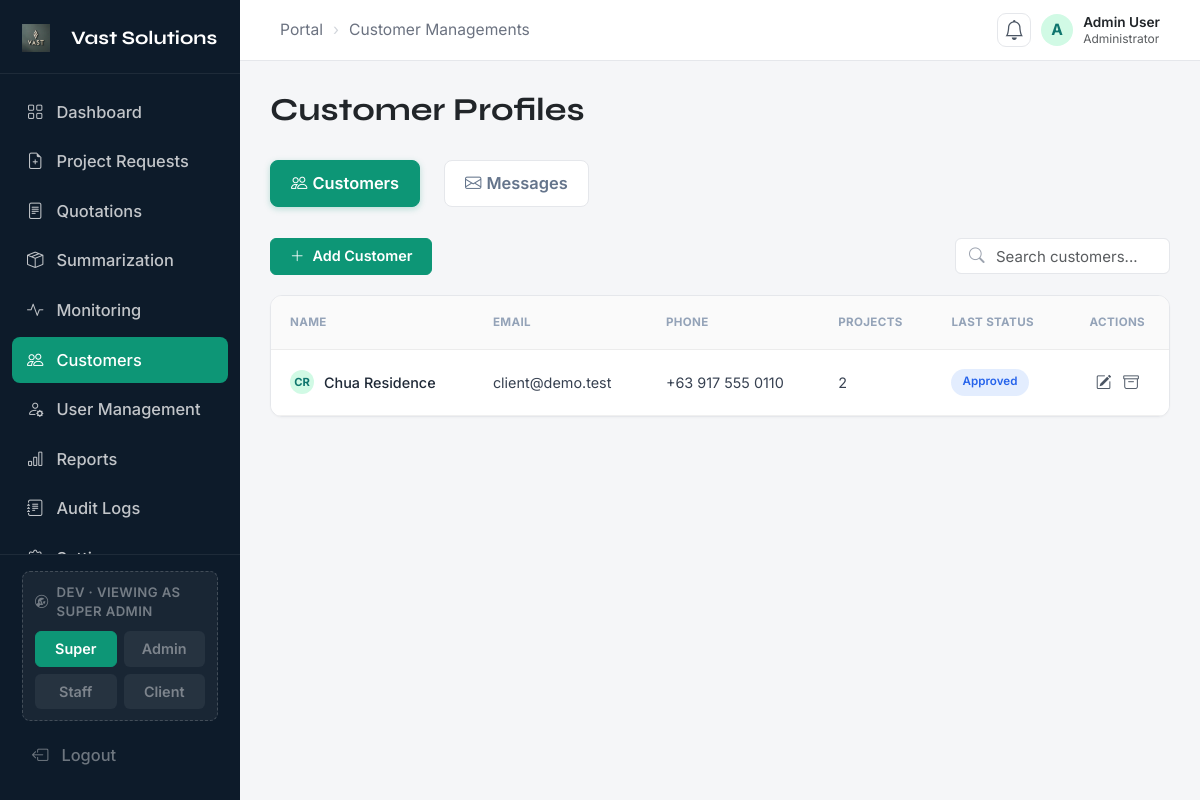
Page /admin/customers.php on the committed database.
### tables this page shows
CREATE TABLE `company_settings` (
  `id`               TINYINT UNSIGNED NOT NULL DEFAULT 1,
  `company_name`     VARCHAR(150) DEFAULT 'Vast Solutions',
  `tagline`          VARCHAR(255) DEFAULT NULL,
  `email`            VARCHAR(150) DEFAULT NULL,
  `contact_number`   VARCHAR(40)  DEFAULT NULL,
  `address`          VARCHAR(255) DEFAULT NULL,
  `logo_path`        VARCHAR(255) DEFAULT NULL,
  `web_email`        VARCHAR(150) DEFAULT NULL,
  `web_phone`        VARCHAR(40)  DEFAULT NULL,
  `web_location`     VARCHAR(255) DEFAULT NULL,
  `default_markup_pct`      DECIMAL(5,2) NOT NULL DEFAULT 15.00,
  `default_contingency_pct` DECIMAL(5,2) NOT NULL DEFAULT 5.00,
  `default_service_pct`     DECIMAL(5,2) NOT NULL DEFAULT 10.00,
  `default_protection_pct`  DECIMAL(5,2) NOT NULL DEFAULT 3.00,
  `updated_at`       DATETIME NOT NULL DEFAULT CURRENT_TIMESTAMP ON UPDATE CURRENT_TIMESTAMP,
  PRIMARY KEY (`id`),
  CONSTRAINT `chk_settings_singleton` CHECK (`id` = 1)
);

CREATE TABLE `customers` (
  `id`             INT UNSIGNED NOT NULL AUTO_INCREMENT,
  `user_id`        INT UNSIGNED DEFAULT NULL,           
  `name`           VARCHAR(150) NOT NULL,               
  `contact_person` VARCHAR(120) DEFAULT NULL,
  `email`          VARCHAR(150) DEFAULT NULL,
  `phone`          VARCHAR(40)  DEFAULT NULL,
  `address`        VARCHAR(255) DEFAULT NULL,
  `industry`       VARCHAR(80)  DEFAULT NULL,           
  `is_archived`    TINYINT(1) NOT NULL DEFAULT 0,
  `archived_at`    DATETIME DEFAULT NULL,
  `archived_by`    INT UNSIGNED DEFAULT NULL,
  `archive_reason` VARCHAR(255) DEFAULT NULL,
  `created_at`     DATETIME NOT NULL DEFAULT CURRENT_TIMESTAMP,
  `updated_at`     DATETIME NOT NULL DEFAULT CURRENT_TIMESTAMP ON UPDATE CURRENT_TIMESTAMP,
  PRIMARY KEY (`id`),
  KEY `ix_customers_name` (`name`),
  KEY `ix_customers_archived` (`is_archived`),
  CONSTRAINT `fk_customers_user` FOREIGN KEY (`user_id`)
    REFERENCES `users` (`id`) ON DELETE SET NULL,
  CONSTRAINT `fk_customers_archived_by` FOREIGN KEY (`archived_by`)
    REFERENCES `users` (`id`) ON DELETE SET NULL
);

### admin/customers.php (the view, shortened to what the rows shown need)
<?php
require_once __DIR__ . '/../includes/auth.php';
require_once __DIR__ . '/../includes/project_status.php';
$active_page = 'customers';
require_once __DIR__ . '/../includes/helpers.php';
require_once __DIR__ . '/../includes/project_status.php';
$customers = db()->query(
    "SELECT c.*,
            COALESCE(NULLIF(c.email, ''),   u.email)    AS email,
            COALESCE(NULLIF(c.phone, ''),   u.phone)    AS phone,
            COALESCE(NULLIF(c.address, ''), u.location) AS address,
            (SELECT COUNT(*) FROM projects p WHERE p.customer_id = c.id) AS project_count,
            (SELECT p.status FROM projects p WHERE p.customer_id = c.id ORDER BY p.created_at DESC LIMIT 1) AS last_status
       FROM customers c
       LEFT JOIN users u ON u.id = c.user_id
      WHERE c.is_archived = 0
      ORDER BY c.name"
)->fetchAll();
$initials = fn($name) => strtoupper(implode('', array_map(fn($w) => $w[0] ?? '', array_slice(explode(' ', trim($name)), 0, 2))));
?>
<!DOCTYPE html>
<html lang="en">
<head>
    <link href="https://cdn.jsdelivr.net/npm/bootstrap@5.3.3/dist/css/bootstrap.min.css" rel="stylesheet">
    <link rel="stylesheet" href="https://cdn.jsdelivr.net/npm/bootstrap-icons@1.11.3/font/bootstrap-icons.min.css">
    <link rel="stylesheet" href="admin.css?v=<?= @filemtime(__DIR__ . '/admin.css') ?: '1' ?>">
</head>
<body>
    <?php include 'sidebar.php'; ?>
    <div class="main">
        <div class="page-content container-fluid py-4 px-4">
            <div class="d-flex justify-content-between align-items-center mb-3 flex-wrap gap-2">
                <h1 class="page-title mb-0">Customer Profiles</h1>
            </div>
            <div class="tab-content">
            <div class="tab-pane fade show active" id="tab-customers" role="tabpanel">
            <div class="customer-card">
                <div class="table-responsive">
                    <table class="table align-middle mb-0 customer-table">
                        <thead>
                            <tr>
                                <th>NAME</th>
                                <th>EMAIL</th>
                                <th>PHONE</th>
                                <th>PROJECTS</th>
                                <th>LAST STATUS</th>
                                <th class="text-center">ACTIONS</th>
                            </tr>
                        </thead>
                        <tbody>
                            <?php if (empty($customers)): ?>
                            <tr><td colspan="6" class="text-center text-muted py-4">No customers yet.</td></tr>
                            <?php else: foreach ($customers as $c): ?>
                            <tr>
                                <td>
                                    <div class="customer-name">
                                        <span class="customer-avatar"><?= htmlspecialchars($initials($c['name'])) ?></span>
                                        <span><?= htmlspecialchars($c['name']) ?></span>
                                    </div>
                                </td>
                                <td class="customer-email"><?= htmlspecialchars($c['email'] ?? '—') ?></td>
                                <td class="customer-phone"><?= htmlspecialchars($c['phone'] ?? '—') ?></td>
                                <td class="customer-projects"><?= (int) $c['project_count'] ?></td>
                                <td><?= $c['last_status'] ? project_status_badge($c['last_status'], 'customer-badge') : '<span class="text-muted">—</span>' ?></td>
                                <td class="text-center">
                                    <div class="customer-actions">
                                        <a href="#" class="customer-action edit-customer-btn" title="Edit"
                                           data-bs-toggle="modal" data-bs-target="#editCustomerModal"
                                           data-id="<?= (int) $c['id'] ?>"
                                           data-name="<?= htmlspecialchars($c['name']) ?>"
                                           data-contact="<?= htmlspecialchars($c['contact_person'] ?? '') ?>"
                                           data-email="<?= htmlspecialchars($c['email'] ?? '') ?>"
                                           data-phone="<?= htmlspecialchars($c['phone'] ?? '') ?>"
                                           data-industry="<?= htmlspecialchars($c['industry'] ?? '') ?>"
                                           data-address="<?= htmlspecialchars($c['address'] ?? '') ?>">
                                            <i class="bi bi-pencil-square"></i>
                                        </a>
                                        <a href="#" class="customer-action archive-customer-btn" title="Archive"
                                           data-bs-toggle="modal" data-bs-target="#archiveCustomerModal"
                                           data-id="<?= (int) $c['id'] ?>" data-name="<?= htmlspecialchars($c['name']) ?>">
                                            <i class="bi bi-archive"></i>
                                        </a>
                                    </div>
                                </td>
                            </tr>
                            <?php endforeach; endif; ?>
                        </tbody>
                    </table>
                </div>
            </div>
            </div>
            </div>
        </div>
    </div>
</body>
</html>

### admin/sidebar.php (shortened to what the rows shown need)
<aside class="sidebar">
  <a class="sidebar-brand" href="admin-dashboard.php">
  <img src="<?= function_exists('company_logo_url') ? htmlspecialchars(company_logo_url()) : '../style/assets/logo.jpg' ?>" alt="Logo" style="width:28px; height:28px; object-fit:contain; margin-right:10px;">
  <?= function_exists('company_name') ? htmlspecialchars(company_name()) : 'Vast Solutions' ?>
</a>
  <nav class="sidebar-nav">
    <?php $rc = function_exists('role_can') ? 'role_can' : fn($k) => true;  ?>
    <?php if ($rc('dashboard')): ?>
    <a href="admin-dashboard.php" class="nav-item <?= $active_page === 'dashboard' ? 'active' : '' ?>">
    </a>
    <?php endif; ?>
    <?php if ($rc('project_requests')): ?>
    <a href="project-requests.php" class="nav-item <?= $active_page === 'project_requests' ? 'active' : '' ?>">
    </a>
    <?php endif; ?>
    <?php if ($rc('quotations')): ?>
    <a href="quotations.php" class="nav-item <?= $active_page === 'quotations' ? 'active' : '' ?>">
    </a>
    <?php endif; ?>
    <?php if ($rc('summarization')): ?>
    <a href="summarization.php" class="nav-item <?= $active_page === 'summarization' ? 'active' : '' ?>">
    </a>
    <?php endif; ?>
    <?php if ($rc('monitoring')): ?>
    <a href="monitoring.php" class="nav-item <?= $active_page === 'monitoring' ? 'active' : '' ?>">
    </a>
    <?php endif; ?>
    <?php if ($rc('customers')): ?>
    <a href="customers.php" class="nav-item <?= $active_page === 'customers' ? 'active' : '' ?>">
    </a>
    <?php endif; ?>
    <?php if ($rc('user_management')): ?>
    <a href="user-management.php" class="nav-item <?= $active_page === 'user_management' ? 'active' : '' ?>">
    </a>
    <?php endif; ?>
    <?php if ($rc('reports')): ?>
    <a href="reports.php" class="nav-item <?= $active_page === 'reports' ? 'active' : '' ?>">
    </a>
    <?php endif; ?>
    <?php if ($rc('audit_logs')): ?>
    <a href="audit.php" class="nav-item <?= $active_page === 'audit_logs' ? 'active' : '' ?>">
    </a>
    <?php endif; ?>
    <?php if ($rc('settings_self')): ?>
    <a href="settings.php" class="nav-item <?= $active_page === 'settings' ? 'active' : '' ?>">
    </a>
    <?php endif; ?>
  </nav>
  <div class="sidebar-footer">
    <?php if (defined('DEV_MODE') && DEV_MODE && empty($_SESSION['real_login'])): $dv = $_SESSION['dev_active'] ?? 'superadmin'; ?>
    <div class="dev-switch">
    </div>
    <?php endif; ?>
    <a href="<?= BASE_URL ?>/logout.php" class="logout-btn">
    </a>
  </div>
</aside>

### includes/project_status.php (shortened to what the rows shown need)
<?php
function project_phases(): array {
    return [
        'quote_submitted' => 'Quote Submitted',
        'approved'        => 'Approved',
        'production'      => 'Production in Progress',
        'mockup'          => 'Mockup',
        'delivery'        => 'Delivery',
        'installation'    => 'Installation',
        'quality_check'   => 'Quality Check',
        'punchlist'       => 'Punchlist',
        'final_approval'  => 'Final Approval',
        'completed'       => 'Completed',
    ];
}
function project_off_track(): array {
    return [
        'on_hold'  => 'On Hold',
        'rejected' => 'Rejected',
    ];
}
function project_statuses(): array {
    return project_phases() + project_off_track();
}
function project_status_key(string $status): string {
    $s = strtolower(trim($status));
    if (isset(project_statuses()[$s])) return $s;
    return match ($s) {
        'waiting approval', 'waiting', 'pending', 'pending quote',
        'quote received', 'quote sent'                     => 'quote_submitted',
        'fabrication', 'in fabrication',
        'in progress', 'production in progress'            => 'production',
        'quality check', 'qc'                              => 'quality_check',
        'final approval', 'client sign-off'                => 'final_approval',
        'on hold', 'paused'                                => 'on_hold',
        'approved'                                         => 'approved',
        'completed', 'complete'                            => 'completed',
        'rejected'                                         => 'rejected',
        default                                            => 'quote_submitted',
    };
}
function project_status_label(string $status): string {
    return project_statuses()[project_status_key($status)];
}
function project_status_class(string $status): string {
    return 'status-' . str_replace('_', '-', project_status_key($status));
}
function project_status_badge(string $status, string $baseClass = 'monitor-badge'): string {
    return '<span class="' . $baseClass . ' ' . project_status_class($status) . '">'
         . htmlspecialchars(project_status_label($status)) . '</span>';
}

### rows in the picture
company_settings: company_name "Vast Solutions"
customers: name "CR", name "Chua Residence", email "client@demo.test", phone "+63 917 555 0110", project_count "2", status "Approved"

### other values in the picture
$_SESSION['role'] "SUPER ADMIN"
substr($user_name, 0, 1) "A"
$user_name "Admin User"
